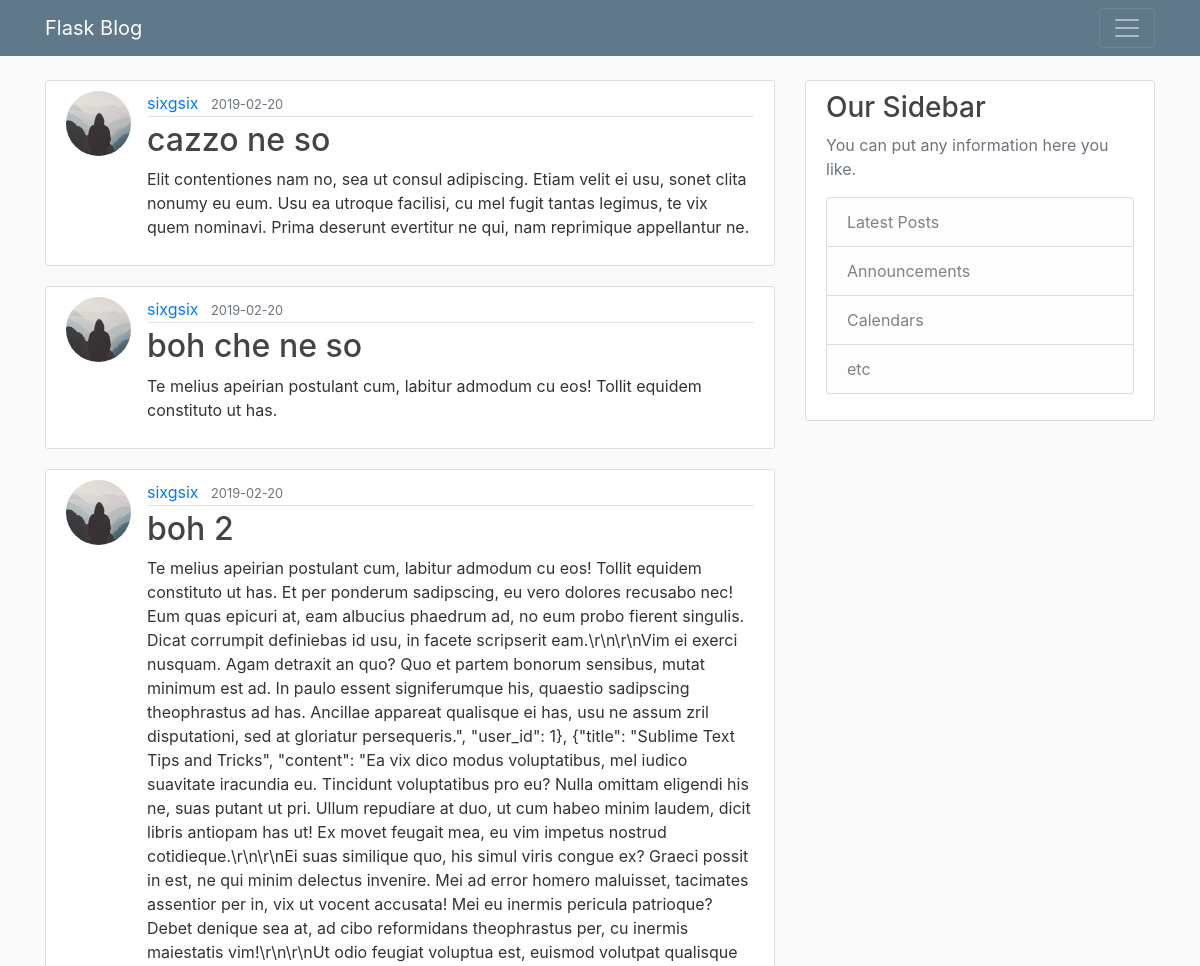
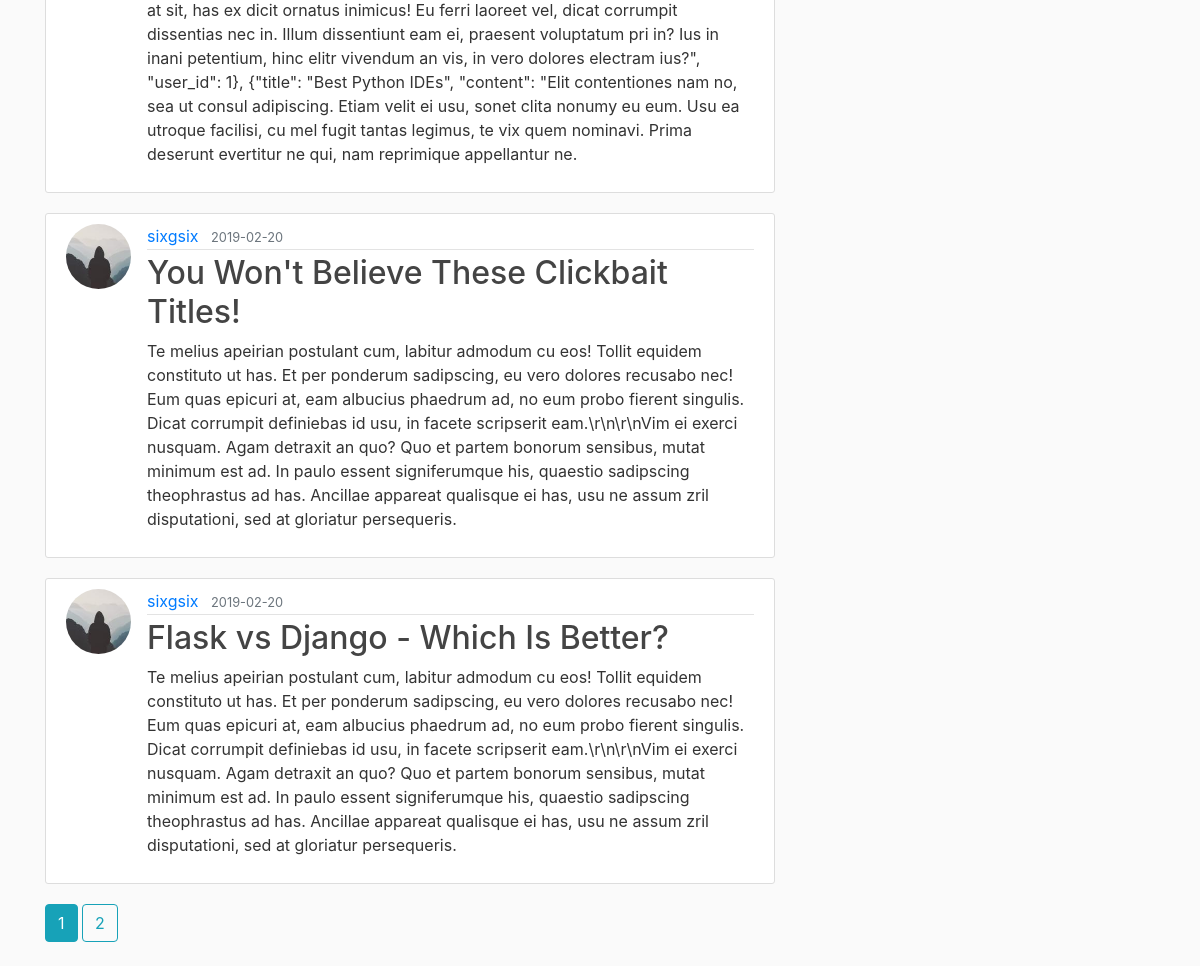
The page /home on the database its author committed (2 pictures, top to bottom).
### flask_blog/models.py (models this page shows, shortened)
class Post(db.Model, UserMixin):
    id = db.Column(db.Integer, primary_key=True)
    title = db.Column(db.String(100), nullable=False)
    date_posted = db.Column(db.DateTime, nullable=False, default=datetime.utcnow)
    content = db.Column(db.Text, nullable=False)
    user_id = db.Column(db.Integer, db.ForeignKey('user.id'), nullable=False)

class User(db.Model, UserMixin):
    id = db.Column(db.Integer, primary_key=True)
    username = db.Column(db.String(20), unique=True, nullable=False)
    email = db.Column(db.String(120), unique=True, nullable=False)
    image_file = db.Column(db.String(20), nullable=False, default='default.jpg')
    password = db.Column(db.String(60), nullable=False)
    posts = db.relationship('Post', backref='author', lazy=True)

### flask_blog/main/routes.py (the view)
@main.route('/')
@main.route('/home')
def home():
    page = request.args.get('page', 1, type=int)
    posts = Post.query.order_by(Post.date_posted.desc()).paginate(page=page, per_page=5)
    return render_template('home.html', posts=posts)

### flask_blog/templates/home.html
{% extends "layout.html" %}
{% block content %}
    {% for post in posts.items %}
        <article class="media content-section">
            <img class="rounded-circle article-img" src="{{ url_for('static', filename='profile_pics/' + post.author.image_file) }}"/>
            <div class="media-body">
              <div class="article-metadata">
                <a class="mr-2" href="{{url_for('users.user_posts', username=post.author.username)}}">{{ post.author.username }}</a>
                <small class="text-muted">{{ post.date_posted.strftime('%Y-%m-%d') }}</small>
              </div>
              <h2><a class="article-title" href="{{ url_for('posts.post', post_id=post.id) }}">{{ post.title }}</a></h2>
              <p class="article-content">{{ post.content }}</p>
            </div>
        </article>
    {% endfor %}
    {% for page_num in posts.iter_pages(left_edge=1, right_edge=1, left_current=1, right_current=2) %}
        {% if page_num %}
            {% if posts.page == page_num %}
                <a class="btn btn-info mb-4" href="{{ url_for('main.home', page=page_num) }}">{{ page_num }}</a>
            {% else %}
                <a class="btn btn-outline-info mb-4" href="{{ url_for('main.home', page=page_num) }}">{{ page_num }}</a>
            {% endif %}
        {% else %}
            . . .
        {% endif %}
        {% endfor %}
{% endblock content %}

### flask_blog/templates/layout.html (shortened to what this page needs)
<!DOCTYPE html>
<html lang="en">
    <head>
        <link rel="stylesheet" href="https://stackpath.bootstrapcdn.com/bootstrap/4.3.1/css/bootstrap.min.css">
        <link rel="stylesheet" type="text/css" href="{{ url_for('static', filename='main.css') }}">
    </head>
    <body>
        <header class="site-header">
            <nav class="navbar navbar-expang-md navbar-dark bg-steel fixed-top">
                <div class="container">
                    <a class="navbar-brand mr-4" href="/">Flask Blog</a>
                    <button class="navbar-toggler" type="button" data-toggle="collapse" data-target="#navbarSupportedContent" aria-controls="navbarSupportedContent" aria-expanded="false" aria-label="Toggle navigation">
                        <span class="navbar-toggler-icon"></span>
                    </button>
                </div>
            </nav>
        </header>
        <main role="main" class="container">
          <div class="row">
            <div class="col-md-8">
              {% block content %}{% endblock %}
            </div>
            <div class="col-md-4">
              <div class="content-section">
                <h3>Our Sidebar</h3>
                <p class="text-muted">You can put any information here you like.
                  <ul class="list-group">
                    <li class="list-group-item list-group-item-light">Latest Posts</li>
                    <li class="list-group-item list-group-item-light">Announcements</li>
                    <li class="list-group-item list-group-item-light">Calendars</li>
                    <li class="list-group-item list-group-item-light">etc</li>
                  </ul>
                </p>
              </div>
            </div>
          </div>
        </main>
    </body>
</html>

### flask_blog/static/main.css (style rules this page uses)
body { background: #fafafa; color: #333333; margin-top: 5rem; }
h1, h2, h3, h4, h5, h6 { color: #444444; }
.bg-steel { background-color: #5f788a; }
.content-section { background: #ffffff; padding: 10px 20px; border: 1px solid #dddddd; border-radius: 3px; margin-bottom: 20px; }
.article-title { color: #444444; }
.article-content { white-space: pre-line; }
.article-img { height: 65px; width: 65px; margin-right: 16px; }
.article-metadata { padding-bottom: 1px; margin-bottom: 4px; border-bottom: 1px solid #e3e3e3 }

### rows shown on the page
Post: image_file (picture), author.username "sixgsix", date_posted "2019-02-20", title "cazzo ne so", content "Elit contentiones nam no, sea ut consul adipiscing. Etiam velit ei usu, sonet clita nonumy eu eum. Usu ea utroque facilisi, cu mel fugit tantas legimus, te vix quem nominavi. Prima deserunt evertitur ne qui, nam reprimique appellantur ne."
Post: image_file (picture), author.username "sixgsix", date_posted "2019-02-20", title "boh che ne so", content "Te melius apeirian postulant cum, labitur admodum cu eos! Tollit equidem constituto ut has."
Post: image_file (picture), author.username "sixgsix", date_posted "2019-02-20", title "boh 2", content "Te melius apeirian postulant cum, labitur admodum cu eos! Tollit equidem constituto ut has. Et per ponderum sadipscing, eu vero dolores recusabo nec! Eum quas epicuri at, eam albucius phaedrum ad, no eum probo fierent singulis. Dicat corrumpit definiebas id usu, in facete scripserit eam.\\r\\n\\r\\nVim ei exerci nusquam. Agam detraxit an quo? Quo et partem bonorum sensibus, mutat minimum est ad. In paulo essent signiferumque his, quaestio sadipscing theophrastus ad has. Ancillae appareat qualisque ei has, usu ne assum zril disputationi, sed at gloriatur persequeris.\", \"user_id\": 1}, {\"title\": \"Sublime Text Tips and Tricks\", \"content\": \"Ea vix dico modus voluptatibus, mel iudico suavitate…"
Post: image_file (picture), author.username "sixgsix", date_posted "2019-02-20", title "You Won't Believe These Clickbait Titles!", content "Te melius apeirian postulant cum, labitur admodum cu eos! Tollit equidem constituto ut has. Et per ponderum sadipscing, eu vero dolores recusabo nec! Eum quas epicuri at, eam albucius phaedrum ad, no eum probo fierent singulis. Dicat corrumpit definiebas id usu, in facete scripserit eam.\\r\\n\\r\\nVim ei exerci nusquam. Agam detraxit an quo? Quo et partem bonorum sensibus, mutat minimum est ad. In paulo essent signiferumque his, quaestio sadipscing theophrastus ad has. Ancillae appareat qualisque ei has, usu ne assum zril disputationi, sed at gloriatur persequeris."
Post: image_file (picture), author.username "sixgsix", date_posted "2019-02-20", title "Flask vs Django - Which Is Better?", content "Te melius apeirian postulant cum, labitur admodum cu eos! Tollit equidem constituto ut has. Et per ponderum sadipscing, eu vero dolores recusabo nec! Eum quas epicuri at, eam albucius phaedrum ad, no eum probo fierent singulis. Dicat corrumpit definiebas id usu, in facete scripserit eam.\\r\\n\\r\\nVim ei exerci nusquam. Agam detraxit an quo? Quo et partem bonorum sensibus, mutat minimum est ad. In paulo essent signiferumque his, quaestio sadipscing theophrastus ad has. Ancillae appareat qualisque ei has, usu ne assum zril disputationi, sed at gloriatur persequeris."

### other values the page prints
{{ page_num }} "1"
{{ page_num }} "2"
